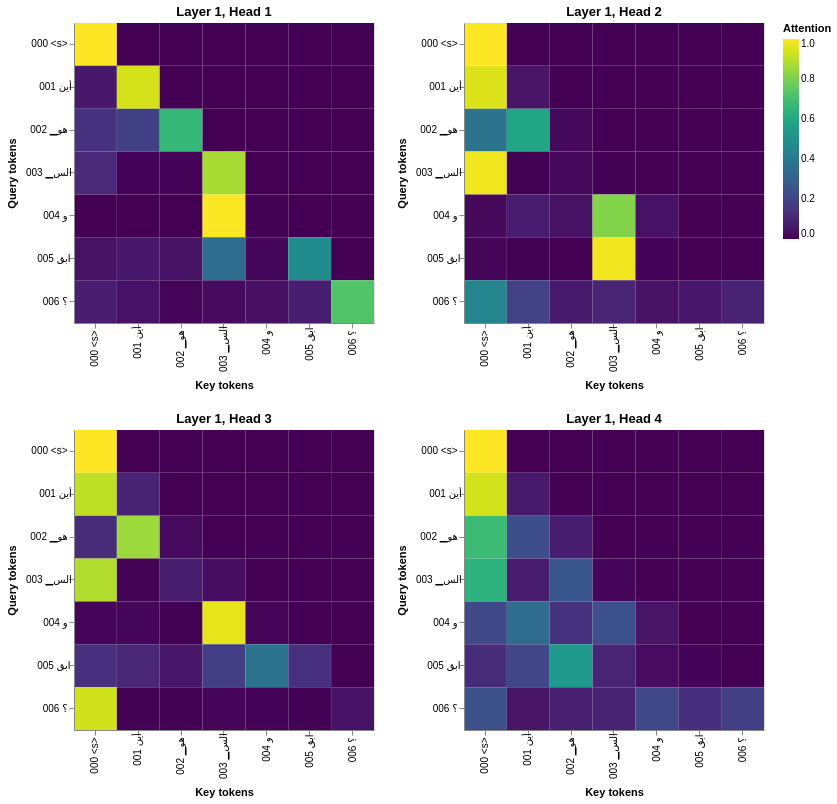

The cell this chart's notebook holds for it:
### Code cell
display(visualize_layer(
    model,
    layer=0,
    getter_fn=get_decoder_self,
    row_tokens=decoder_labels,
    col_tokens=decoder_labels,
))

### Figure 1 — Vega-Lite specification as saved in the notebook (floating-point values rounded to 4 significant figures)
{"config": {"view": {"continuousWidth": 300, "continuousHeight": 300}}, "vconcat": [{"hconcat": [{"data": {"name": "data-49aa78fec3c8cc7be31cbf54d0c919c7"}, "mark": {"type": "rect"}, "encoding": {"color": {"field": "value", "scale": {"domain": [0, 1], "scheme": "viridis"}, "title": "Attention", "type": "quantitative"}, "tooltip": [{"field": "row_token", "type": "nominal"}, {"field": "col_token", "type": "nominal"}, {"field": "value", "format": ".4f", "type": "quantitative"}], "x": {"axis": {"labelLimit": 150}, "field": "col_token", "sort": null, "title": "Key tokens", "type": "ordinal"}, "y": {"axis": {"labelLimit": 150}, "field": "row_token", "sort": null, "title": "Query tokens", "type": "ordinal"}}, "height": 300, "title": "Layer 1, Head 1", "width": 300}, {"data": {"name": "data-c48c35572a273d959b7d99cae0d0cbc9"}, "mark": {"type": "rect"}, "encoding": {"color": {"field": "value", "scale": {"domain": [0, 1], "scheme": "viridis"}, "title": "Attention", "type": "quantitative"}, "tooltip": [{"field": "row_token", "type": "nominal"}, {"field": "col_token", "type": "nominal"}, {"field": "value", "format": ".4f", "type": "quantitative"}], "x": {"axis": {"labelLimit": 150}, "field": "col_token", "sort": null, "title": "Key tokens", "type": "ordinal"}, "y": {"axis": {"labelLimit": 150}, "field": "row_token", "sort": null, "title": "Query tokens", "type": "ordinal"}}, "height": 300, "title": "Layer 1, Head 2", "width": 300}]}, {"hconcat": [{"data": {"name": "data-298029cbcca8a9a2a57f306f6272bd0d"}, "mark": {"type": "rect"}, "encoding": {"color": {"field": "value", "scale": {"domain": [0, 1], "scheme": "viridis"}, "title": "Attention", "type": "quantitative"}, "tooltip": [{"field": "row_token", "type": "nominal"}, {"field": "col_token", "type": "nominal"}, {"field": "value", "format": ".4f", "type": "quantitative"}], "x": {"axis": {"labelLimit": 150}, "field": "col_token", "sort": null, "title": "Key tokens", "type": "ordinal"}, "y": {"axis": {"labelLimit": 150}, "field": "row_token", "sort": null, "title": "Query tokens", "type": "ordinal"}}, "height": 300, "title": "Layer 1, Head 3", "width": 300}, {"data": {"name": "data-9b6dc633823fc3045befb2a5b250ea7f"}, "mark": {"type": "rect"}, "encoding": {"color": {"field": "value", "scale": {"domain": [0, 1], "scheme": "viridis"}, "title": "Attention", "type": "quantitative"}, "tooltip": [{"field": "row_token", "type": "nominal"}, {"field": "col_token", "type": "nominal"}, {"field": "value", "format": ".4f", "type": "quantitative"}], "x": {"axis": {"labelLimit": 150}, "field": "col_token", "sort": null, "title": "Key tokens", "type": "ordinal"}, "y": {"axis": {"labelLimit": 150}, "field": "row_token", "sort": null, "title": "Query tokens", "type": "ordinal"}}, "height": 300, "title": "Layer 1, Head 4", "width": 300}]}], "$schema": "https://vega.github.io/schema/vega-lite/v5.20.1.json", "datasets": {"data-49aa78fec3c8cc7be31cbf54d0c919c7": [{"row": 0, "column": 0, "value": 1.0, "row_token": "000 <s>", "col_token": "000 <s>"}, {"row": 0, "column": 1, "value": 0.0, "row_token": "000 <s>", "col_token": "001 أين"}, {"row": 0, "column": 2, "value": 0.0, "row_token": "000 <s>", "col_token": "002 ▁هو"}, {"row": 0, "column": 3, "value": 0.0, "row_token": "000 <s>", "col_token": "003 ▁الس"}, {"row": 0, "column": 4, "value": 0.0, "row_token": "000 <s>", "col_token": "004 و"}, {"row": 0, "column": 5, "value": 0.0, "row_token": "000 <s>", "col_token": "005 ابق"}, {"row": 0, "column": 6, "value": 0.0, "row_token": "000 <s>", "col_token": "006 ؟"}, {"row": 1, "column": 0, "value": 0.0643, "row_token": "001 أين", "col_token": "000 <s>"}, {"row": 1, "column": 1, "value": 0.9357, "row_token": "001 أين", "col_token": "001 أين"}, {"row": 1, "column": 2, "value": 0.0, "row_token": "001 أين", "col_token": "002 ▁هو"}, {"row": 1, "column": 3, "value": 0.0, "row_token": "001 أين", "col_token": "003 ▁الس"}, {"row": 1, "column": 4, "value": 0.0, "row_token": "001 أين", "col_token": "004 و"}, {"row": 1, "column": 5, "value": 0.0, "row_token": "001 أين", "col_token": "005 ابق"}, {"row": 1, "column": 6, "value": 0.0, "row_token": "001 أين", "col_token": "006 ؟"}, {"row": 2, "column": 0, "value": 0.1438, "row_token": "002 ▁هو", "col_token": "000 <s>"}, {"row": 2, "column": 1, "value": 0.1862, "row_token": "002 ▁هو", "col_token": "001 أين"}, {"row": 2, "column": 2, "value": 0.67, "row_token": "002 ▁هو", "col_token": "002 ▁هو"}, {"row": 2, "column": 3, "value": 0.0, "row_token": "002 ▁هو", "col_token": "003 ▁الس"}, {"row": 2, "column": 4, "value": 0.0, "row_token": "002 ▁هو", "col_token": "004 و"}, {"row": 2, "column": 5, "value": 0.0, "row_token": "002 ▁هو", "col_token": "005 ابق"}, {"row": 2, "column": 6, "value": 0.0, "row_token": "002 ▁هو", "col_token": "006 ؟"}, {"row": 3, "column": 0, "value": 0.1163, "row_token": "003 ▁الس", "col_token": "000 <s>"}, {"row": 3, "column": 1, "value": 0.005314, "row_token": "003 ▁الس", "col_token": "001 أين"}, {"row": 3, "column": 2, "value": 0.006706, "row_token": "003 ▁الس", "col_token": "002 ▁هو"}, {"row": 3, "column": 3, "value": 0.8717, "row_token": "003 ▁الس", "col_token": "003 ▁الس"}, {"row": 3, "column": 4, "value": 0.0, "row_token": "003 ▁الس", "col_token": "004 و"}, {"row": 3, "column": 5, "value": 0.0, "row_token": "003 ▁الس", "col_token": "005 ابق"}, {"row": 3, "column": 6, "value": 0.0, "row_token": "003 ▁الس", "col_token": "006 ؟"}, {"row": 4, "column": 0, "value": 0.0002987, "row_token": "004 و", "col_token": "000 <s>"}, {"row": 4, "column": 1, "value": 0.0003837, "row_token": "004 و", "col_token": "001 أين"}, {"row": 4, "column": 2, "value": 0.0001217, "row_token": "004 و", "col_token": "002 ▁هو"}, {"row": 4, "column": 3, "value": 0.9976, "row_token": "004 و", "col_token": "003 ▁الس"}, {"row": 4, "column": 4, "value": 0.001567, "row_token": "004 و", "col_token": "004 و"}, {"row": 4, "column": 5, "value": 0.0, "row_token": "004 و", "col_token": "005 ابق"}, {"row": 4, "column": 6, "value": 0.0, "row_token": "004 و", "col_token": "006 ؟"}, {"row": 5, "column": 0, "value": 0.04335, "row_token": "005 ابق", "col_token": "000 <s>"}, {"row": 5, "column": 1, "value": 0.06438, "row_token": "005 ابق", "col_token": "001 أين"}, {"row": 5, "column": 2, "value": 0.04601, "row_token": "005 ابق", "col_token": "002 ▁هو"}, {"row": 5, "column": 3, "value": 0.3539, "row_token": "005 ابق", "col_token": "003 ▁الس"}, {"row": 5, "column": 4, "value": 0.01509, "row_token": "005 ابق", "col_token": "004 و"}, {"row": 5, "column": 5, "value": 0.4772, "row_token": "005 ابق", "col_token": "005 ابق"}, {"row": 5, "column": 6, "value": 0.0, "row_token": "005 ابق", "col_token": "006 ؟"}, {"row": 6, "column": 0, "value": 0.07312, "row_token": "006 ؟", "col_token": "000 <s>"}, {"row": 6, "column": 1, "value": 0.04532, "row_token": "006 ؟", "col_token": "001 أين"}, {"row": 6, "column": 2, "value": 0.01166, "row_token": "006 ؟", "col_token": "002 ▁هو"}, {"row": 6, "column": 3, "value": 0.02503, "row_token": "006 ؟", "col_token": "003 ▁الس"}, {"row": 6, "column": 4, "value": 0.03789, "row_token": "006 ؟", "col_token": "004 و"}, {"row": 6, "column": 5, "value": 0.07985, "row_token": "006 ؟", "col_token": "005 ابق"}, {"row": 6, "column": 6, "value": 0.7271, "row_token": "006 ؟", "col_token": "006 ؟"}], "data-c48c35572a273d959b7d99cae0d0cbc9": [{"row": 0, "column": 0, "value": 1.0, "row_token": "000 <s>", "col_token": "000 <s>"}, {"row": 0, "column": 1, "value": 0.0, "row_token": "000 <s>", "col_token": "001 أين"}, {"row": 0, "column": 2, "value": 0.0, "row_token": "000 <s>", "col_token": "002 ▁هو"}, {"row": 0, "column": 3, "value": 0.0, "row_token": "000 <s>", "col_token": "003 ▁الس"}, {"row": 0, "column": 4, "value": 0.0, "row_token": "000 <s>", "col_token": "004 و"}, {"row": 0, "column": 5, "value": 0.0, "row_token": "000 <s>", "col_token": "005 ابق"}, {"row": 0, "column": 6, "value": 0.0, "row_token": "000 <s>", "col_token": "006 ؟"}, {"row": 1, "column": 0, "value": 0.948, "row_token": "001 أين", "col_token": "000 <s>"}, {"row": 1, "column": 1, "value": 0.05201, "row_token": "001 أين", "col_token": "001 أين"}, {"row": 1, "column": 2, "value": 0.0, "row_token": "001 أين", "col_token": "002 ▁هو"}, {"row": 1, "column": 3, "value": 0.0, "row_token": "001 أين", "col_token": "003 ▁الس"}, {"row": 1, "column": 4, "value": 0.0, "row_token": "001 أين", "col_token": "004 و"}, {"row": 1, "column": 5, "value": 0.0, "row_token": "001 أين", "col_token": "005 ابق"}, {"row": 1, "column": 6, "value": 0.0, "row_token": "001 أين", "col_token": "006 ؟"}, {"row": 2, "column": 0, "value": 0.3831, "row_token": "002 ▁هو", "col_token": "000 <s>"}, {"row": 2, "column": 1, "value": 0.5946, "row_token": "002 ▁هو", "col_token": "001 أين"}, {"row": 2, "column": 2, "value": 0.02229, "row_token": "002 ▁هو", "col_token": "002 ▁هو"}, {"row": 2, "column": 3, "value": 0.0, "row_token": "002 ▁هو", "col_token": "003 ▁الس"}, {"row": 2, "column": 4, "value": 0.0, "row_token": "002 ▁هو", "col_token": "004 و"}, {"row": 2, "column": 5, "value": 0.0, "row_token": "002 ▁هو", "col_token": "005 ابق"}, {"row": 2, "column": 6, "value": 0.0, "row_token": "002 ▁هو", "col_token": "006 ؟"}, {"row": 3, "column": 0, "value": 0.9762, "row_token": "003 ▁الس", "col_token": "000 <s>"}, {"row": 3, "column": 1, "value": 0.001931, "row_token": "003 ▁الس", "col_token": "001 أين"}, {"row": 3, "column": 2, "value": 0.0187, "row_token": "003 ▁الس", "col_token": "002 ▁هو"}, {"row": 3, "column": 3, "value": 0.003168, "row_token": "003 ▁الس", "col_token": "003 ▁الس"}, {"row": 3, "column": 4, "value": 0.0, "row_token": "003 ▁الس", "col_token": "004 و"}, {"row": 3, "column": 5, "value": 0.0, "row_token": "003 ▁الس", "col_token": "005 ابق"}, {"row": 3, "column": 6, "value": 0.0, "row_token": "003 ▁الس", "col_token": "006 ؟"}, {"row": 4, "column": 0, "value": 0.01945, "row_token": "004 و", "col_token": "000 <s>"}, {"row": 4, "column": 1, "value": 0.07725, "row_token": "004 و", "col_token": "001 أين"}, {"row": 4, "column": 2, "value": 0.04278, "row_token": "004 و", "col_token": "002 ▁هو"}, {"row": 4, "column": 3, "value": 0.8162, "row_token": "004 و", "col_token": "003 ▁الس"}, {"row": 4, "column": 4, "value": 0.04428, "row_token": "004 و", "col_token": "004 و"}, {"row": 4, "column": 5, "value": 0.0, "row_token": "004 و", "col_token": "005 ابق"}, {"row": 4, "column": 6, "value": 0.0, "row_token": "004 و", "col_token": "006 ؟"}, {"row": 5, "column": 0, "value": 0.01139, "row_token": "005 ابق", "col_token": "000 <s>"}, {"row": 5, "column": 1, "value": 0.001316, "row_token": "005 ابق", "col_token": "001 أين"}, {"row": 5, "column": 2, "value": 0.001103, "row_token": "005 ابق", "col_token": "002 ▁هو"}, {"row": 5, "column": 3, "value": 0.9782, "row_token": "005 ابق", "col_token": "003 ▁الس"}, {"row": 5, "column": 4, "value": 0.007231, "row_token": "005 ابق", "col_token": "004 و"}, {"row": 5, "column": 5, "value": 0.0007864, "row_token": "005 ابق", "col_token": "005 ابق"}, {"row": 5, "column": 6, "value": 0.0, "row_token": "005 ابق", "col_token": "006 ؟"}, {"row": 6, "column": 0, "value": 0.451, "row_token": "006 ؟", "col_token": "000 <s>"}, {"row": 6, "column": 1, "value": 0.1902, "row_token": "006 ؟", "col_token": "001 أين"}, {"row": 6, "column": 2, "value": 0.06597, "row_token": "006 ؟", "col_token": "002 ▁هو"}, {"row": 6, "column": 3, "value": 0.1011, "row_token": "006 ؟", "col_token": "003 ▁الس"}, {"row": 6, "column": 4, "value": 0.04183, "row_token": "006 ؟", "col_token": "004 و"}, {"row": 6, "column": 5, "value": 0.05824, "row_token": "006 ؟", "col_token": "005 ابق"}, {"row": 6, "column": 6, "value": 0.0916, "row_token": "006 ؟", "col_token": "006 ؟"}], "data-298029cbcca8a9a2a57f306f6272bd0d": [{"row": 0, "column": 0, "value": 1.0, "row_token": "000 <s>", "col_token": "000 <s>"}, {"row": 0, "column": 1, "value": 0.0, "row_token": "000 <s>", "col_token": "001 أين"}, {"row": 0, "column": 2, "value": 0.0, "row_token": "000 <s>", "col_token": "002 ▁هو"}, {"row": 0, "column": 3, "value": 0.0, "row_token": "000 <s>", "col_token": "003 ▁الس"}, {"row": 0, "column": 4, "value": 0.0, "row_token": "000 <s>", "col_token": "004 و"}, {"row": 0, "column": 5, "value": 0.0, "row_token": "000 <s>", "col_token": "005 ابق"}, {"row": 0, "column": 6, "value": 0.0, "row_token": "000 <s>", "col_token": "006 ؟"}, {"row": 1, "column": 0, "value": 0.9049, "row_token": "001 أين", "col_token": "000 <s>"}, {"row": 1, "column": 1, "value": 0.09515, "row_token": "001 أين", "col_token": "001 أين"}, {"row": 1, "column": 2, "value": 0.0, "row_token": "001 أين", "col_token": "002 ▁هو"}, {"row": 1, "column": 3, "value": 0.0, "row_token": "001 أين", "col_token": "003 ▁الس"}, {"row": 1, "column": 4, "value": 0.0, "row_token": "001 أين", "col_token": "004 و"}, {"row": 1, "column": 5, "value": 0.0, "row_token": "001 أين", "col_token": "005 ابق"}, {"row": 1, "column": 6, "value": 0.0, "row_token": "001 أين", "col_token": "006 ؟"}, {"row": 2, "column": 0, "value": 0.1228, "row_token": "002 ▁هو", "col_token": "000 <s>"}, {"row": 2, "column": 1, "value": 0.8516, "row_token": "002 ▁هو", "col_token": "001 أين"}, {"row": 2, "column": 2, "value": 0.02556, "row_token": "002 ▁هو", "col_token": "002 ▁هو"}, {"row": 2, "column": 3, "value": 0.0, "row_token": "002 ▁هو", "col_token": "003 ▁الس"}, {"row": 2, "column": 4, "value": 0.0, "row_token": "002 ▁هو", "col_token": "004 و"}, {"row": 2, "column": 5, "value": 0.0, "row_token": "002 ▁هو", "col_token": "005 ابق"}, {"row": 2, "column": 6, "value": 0.0, "row_token": "002 ▁هو", "col_token": "006 ؟"}, {"row": 3, "column": 0, "value": 0.8848, "row_token": "003 ▁الس", "col_token": "000 <s>"}, {"row": 3, "column": 1, "value": 0.006287, "row_token": "003 ▁الس", "col_token": "001 أين"}, {"row": 3, "column": 2, "value": 0.07894, "row_token": "003 ▁الس", "col_token": "002 ▁هو"}, {"row": 3, "column": 3, "value": 0.02997, "row_token": "003 ▁الس", "col_token": "003 ▁الس"}, {"row": 3, "column": 4, "value": 0.0, "row_token": "003 ▁الس", "col_token": "004 و"}, {"row": 3, "column": 5, "value": 0.0, "row_token": "003 ▁الس", "col_token": "005 ابق"}, {"row": 3, "column": 6, "value": 0.0, "row_token": "003 ▁الس", "col_token": "006 ؟"}, {"row": 4, "column": 0, "value": 0.0104, "row_token": "004 و", "col_token": "000 <s>"}, {"row": 4, "column": 1, "value": 0.01597, "row_token": "004 و", "col_token": "001 أين"}, {"row": 4, "column": 2, "value": 0.0014, "row_token": "004 و", "col_token": "002 ▁هو"}, {"row": 4, "column": 3, "value": 0.9628, "row_token": "004 و", "col_token": "003 ▁الس"}, {"row": 4, "column": 4, "value": 0.009441, "row_token": "004 و", "col_token": "004 و"}, {"row": 4, "column": 5, "value": 0.0, "row_token": "004 و", "col_token": "005 ابق"}, {"row": 4, "column": 6, "value": 0.0, "row_token": "004 و", "col_token": "006 ؟"}, {"row": 5, "column": 0, "value": 0.1382, "row_token": "005 ابق", "col_token": "000 <s>"}, {"row": 5, "column": 1, "value": 0.1083, "row_token": "005 ابق", "col_token": "001 أين"}, {"row": 5, "column": 2, "value": 0.05763, "row_token": "005 ابق", "col_token": "002 ▁هو"}, {"row": 5, "column": 3, "value": 0.1765, "row_token": "005 ابق", "col_token": "003 ▁الس"}, {"row": 5, "column": 4, "value": 0.3807, "row_token": "005 ابق", "col_token": "004 و"}, {"row": 5, "column": 5, "value": 0.1386, "row_token": "005 ابق", "col_token": "005 ابق"}, {"row": 5, "column": 6, "value": 0.0, "row_token": "005 ابق", "col_token": "006 ؟"}, {"row": 6, "column": 0, "value": 0.9308, "row_token": "006 ؟", "col_token": "000 <s>"}, {"row": 6, "column": 1, "value": 0.002105, "row_token": "006 ؟", "col_token": "001 أين"}, {"row": 6, "column": 2, "value": 0.003784, "row_token": "006 ؟", "col_token": "002 ▁هو"}, {"row": 6, "column": 3, "value": 0.009262, "row_token": "006 ؟", "col_token": "003 ▁الس"}, {"row": 6, "column": 4, "value": 0.004041, "row_token": "006 ؟", "col_token": "004 و"}, {"row": 6, "column": 5, "value": 0.001729, "row_token": "006 ؟", "col_token": "005 ابق"}, {"row": 6, "column": 6, "value": 0.04832, "row_token": "006 ؟", "col_token": "006 ؟"}], "data-9b6dc633823fc3045befb2a5b250ea7f": [{"row": 0, "column": 0, "value": 1.0, "row_token": "000 <s>", "col_token": "000 <s>"}, {"row": 0, "column": 1, "value": 0.0, "row_token": "000 <s>", "col_token": "001 أين"}, {"row": 0, "column": 2, "value": 0.0, "row_token": "000 <s>", "col_token": "002 ▁هو"}, {"row": 0, "column": 3, "value": 0.0, "row_token": "000 <s>", "col_token": "003 ▁الس"}, {"row": 0, "column": 4, "value": 0.0, "row_token": "000 <s>", "col_token": "004 و"}, {"row": 0, "column": 5, "value": 0.0, "row_token": "000 <s>", "col_token": "005 ابق"}, {"row": 0, "column": 6, "value": 0.0, "row_token": "000 <s>", "col_token": "006 ؟"}, {"row": 1, "column": 0, "value": 0.933, "row_token": "001 أين", "col_token": "000 <s>"}, {"row": 1, "column": 1, "value": 0.06704, "row_token": "001 أين", "col_token": "001 أين"}, {"row": 1, "column": 2, "value": 0.0, "row_token": "001 أين", "col_token": "002 ▁هو"}, {"row": 1, "column": 3, "value": 0.0, "row_token": "001 أين", "col_token": "003 ▁الس"}, {"row": 1, "column": 4, "value": 0.0, "row_token": "001 أين", "col_token": "004 و"}, {"row": 1, "column": 5, "value": 0.0, "row_token": "001 أين", "col_token": "005 ابق"}, {"row": 1, "column": 6, "value": 0.0, "row_token": "001 أين", "col_token": "006 ؟"}, {"row": 2, "column": 0, "value": 0.6833, "row_token": "002 ▁هو", "col_token": "000 <s>"}, {"row": 2, "column": 1, "value": 0.2347, "row_token": "002 ▁هو", "col_token": "001 أين"}, {"row": 2, "column": 2, "value": 0.08201, "row_token": "002 ▁هو", "col_token": "002 ▁هو"}, {"row": 2, "column": 3, "value": 0.0, "row_token": "002 ▁هو", "col_token": "003 ▁الس"}, {"row": 2, "column": 4, "value": 0.0, "row_token": "002 ▁هو", "col_token": "004 و"}, {"row": 2, "column": 5, "value": 0.0, "row_token": "002 ▁هو", "col_token": "005 ابق"}, {"row": 2, "column": 6, "value": 0.0, "row_token": "002 ▁هو", "col_token": "006 ؟"}, {"row": 3, "column": 0, "value": 0.6449, "row_token": "003 ▁الس", "col_token": "000 <s>"}, {"row": 3, "column": 1, "value": 0.07687, "row_token": "003 ▁الس", "col_token": "001 أين"}, {"row": 3, "column": 2, "value": 0.2663, "row_token": "003 ▁الس", "col_token": "002 ▁هو"}, {"row": 3, "column": 3, "value": 0.01194, "row_token": "003 ▁الس", "col_token": "003 ▁الس"}, {"row": 3, "column": 4, "value": 0.0, "row_token": "003 ▁الس", "col_token": "004 و"}, {"row": 3, "column": 5, "value": 0.0, "row_token": "003 ▁الس", "col_token": "005 ابق"}, {"row": 3, "column": 6, "value": 0.0, "row_token": "003 ▁الس", "col_token": "006 ؟"}, {"row": 4, "column": 0, "value": 0.2161, "row_token": "004 و", "col_token": "000 <s>"}, {"row": 4, "column": 1, "value": 0.3491, "row_token": "004 و", "col_token": "001 أين"}, {"row": 4, "column": 2, "value": 0.141, "row_token": "004 و", "col_token": "002 ▁هو"}, {"row": 4, "column": 3, "value": 0.2441, "row_token": "004 و", "col_token": "003 ▁الس"}, {"row": 4, "column": 4, "value": 0.04967, "row_token": "004 و", "col_token": "004 و"}, {"row": 4, "column": 5, "value": 0.0, "row_token": "004 و", "col_token": "005 ابق"}, {"row": 4, "column": 6, "value": 0.0, "row_token": "004 و", "col_token": "006 ؟"}, {"row": 5, "column": 0, "value": 0.1224, "row_token": "005 ابق", "col_token": "000 <s>"}, {"row": 5, "column": 1, "value": 0.2073, "row_token": "005 ابق", "col_token": "001 أين"}, {"row": 5, "column": 2, "value": 0.5388, "row_token": "005 ابق", "col_token": "002 ▁هو"}, {"row": 5, "column": 3, "value": 0.09578, "row_token": "005 ابق", "col_token": "003 ▁الس"}, {"row": 5, "column": 4, "value": 0.02914, "row_token": "005 ابق", "col_token": "004 و"}, {"row": 5, "column": 5, "value": 0.006639, "row_token": "005 ابق", "col_token": "005 ابق"}, {"row": 5, "column": 6, "value": 0.0, "row_token": "005 ابق", "col_token": "006 ؟"}, {"row": 6, "column": 0, "value": 0.2411, "row_token": "006 ؟", "col_token": "000 <s>"}, {"row": 6, "column": 1, "value": 0.04911, "row_token": "006 ؟", "col_token": "001 أين"}, {"row": 6, "column": 2, "value": 0.08455, "row_token": "006 ؟", "col_token": "002 ▁هو"}, {"row": 6, "column": 3, "value": 0.09544, "row_token": "006 ؟", "col_token": "003 ▁الس"}, {"row": 6, "column": 4, "value": 0.2125, "row_token": "006 ؟", "col_token": "004 و"}, {"row": 6, "column": 5, "value": 0.1324, "row_token": "006 ؟", "col_token": "005 ابق"}, {"row": 6, "column": 6, "value": 0.1849, "row_token": "006 ؟", "col_token": "006 ؟"}]}}
